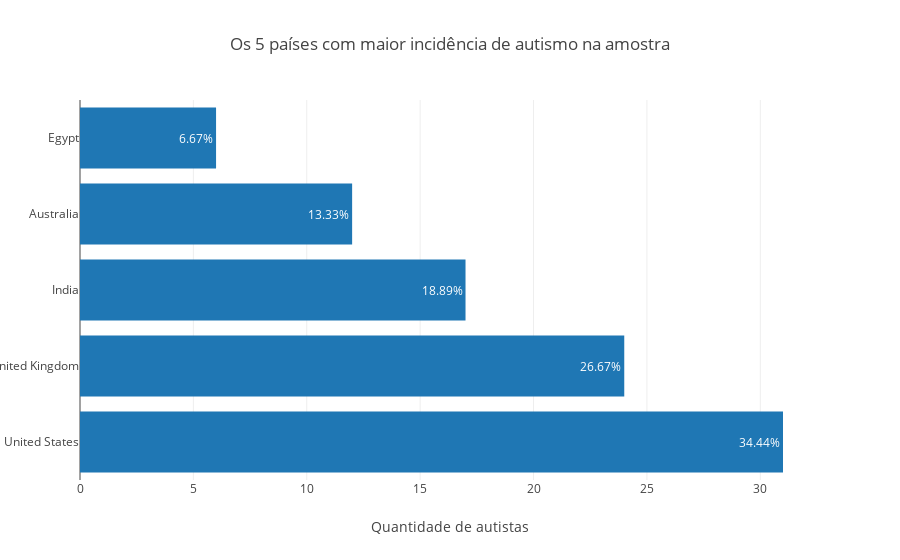
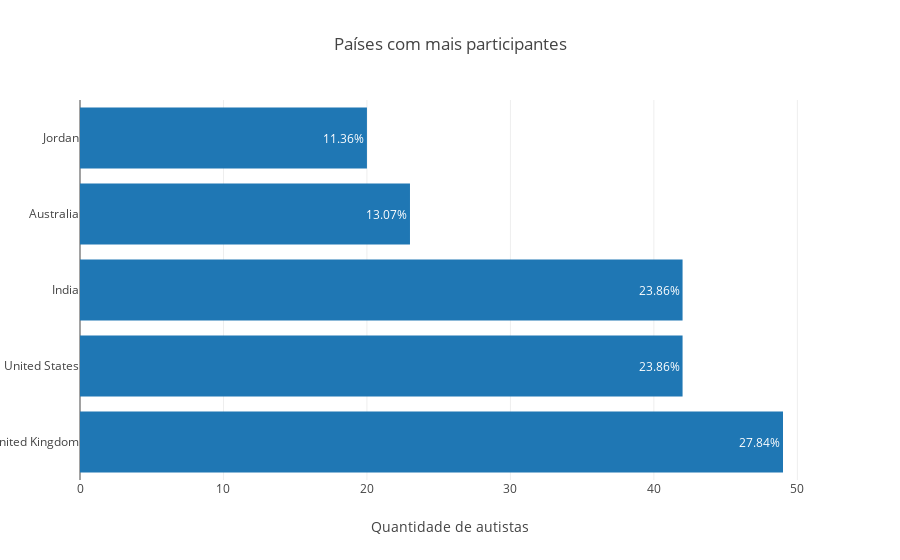

Notebook source saved alongside these figures, in order:
### Markdown cell above
### Os 5 países com maior incidencia de autismo no dataset

### Code cell
# Filtrando dataframe apenas para crianças autistas
df_aut = df[df['Class/ASD'] == "YES"]

#Armazenando a quantidade em ordem crescente do número de autistas por paises.
contry = df_aut['contry_of_res'].value_counts().sort_values(ascending = False)
country = df['contry_of_res'].value_counts().sort_values(ascending = False)

# COnstruindo o gráfico
data2 = [go.Bar(x = contry[:5],
                y = contry.index[:5],
                text = porcentagem(contry[:5]),
                textposition = 'auto',
                orientation = 'h')]

py.iplot({
"data": data2,
"layout": Layout(
    title="Os 5 países com maior incidência de autismo na amostra",
    xaxis=dict(title="Quantidade de autistas"),
    yaxis=dict(title="")
)
})

data3 = [go.Bar(x = country[:5],
                y = country.index[:5],
                text = porcentagem(country[:5]),
                textposition = 'auto',
                orientation = 'h')]

py.iplot({
"data": data3,
"layout": Layout(
    title="Países com mais participantes",
    xaxis=dict(title="Quantidade de autistas"),
    yaxis=dict(title="")
)
})

### Figure 1 — Plotly figure (JSON) as saved in the notebook; plotly's stock layout.template omitted (floating-point values rounded to 4 significant figures)
{"data": [{"orientation": "h", "text": ["34.44%", "26.67%", "18.89%", "13.33%", "6.67%"], "textposition": "auto", "type": "bar", "uid": "c856b718-a35b-43af-9894-96a3b0146349", "x": [31, 24, 17, 12, 6], "y": ["United States", "United Kingdom", "India", "Australia", "Egypt"]}], "layout": {"title": {"text": "Os 5 países com maior incidência de autismo na amostra"}, "xaxis": {"title": {"text": "Quantidade de autistas"}}, "yaxis": {"title": {"text": ""}}}}

### Figure 2 — Plotly figure (JSON) as saved in the notebook; plotly's stock layout.template omitted (floating-point values rounded to 4 significant figures)
{"data": [{"orientation": "h", "text": ["27.84%", "23.86%", "23.86%", "13.07%", "11.36%"], "textposition": "auto", "type": "bar", "uid": "17658ccd-fa77-44a8-8322-7b4aedec834e", "x": [49, 42, 42, 23, 20], "y": ["United Kingdom", "United States", "India", "Australia", "Jordan"]}], "layout": {"title": {"text": "Países com mais participantes"}, "xaxis": {"title": {"text": "Quantidade de autistas"}}, "yaxis": {"title": {"text": ""}}}}
